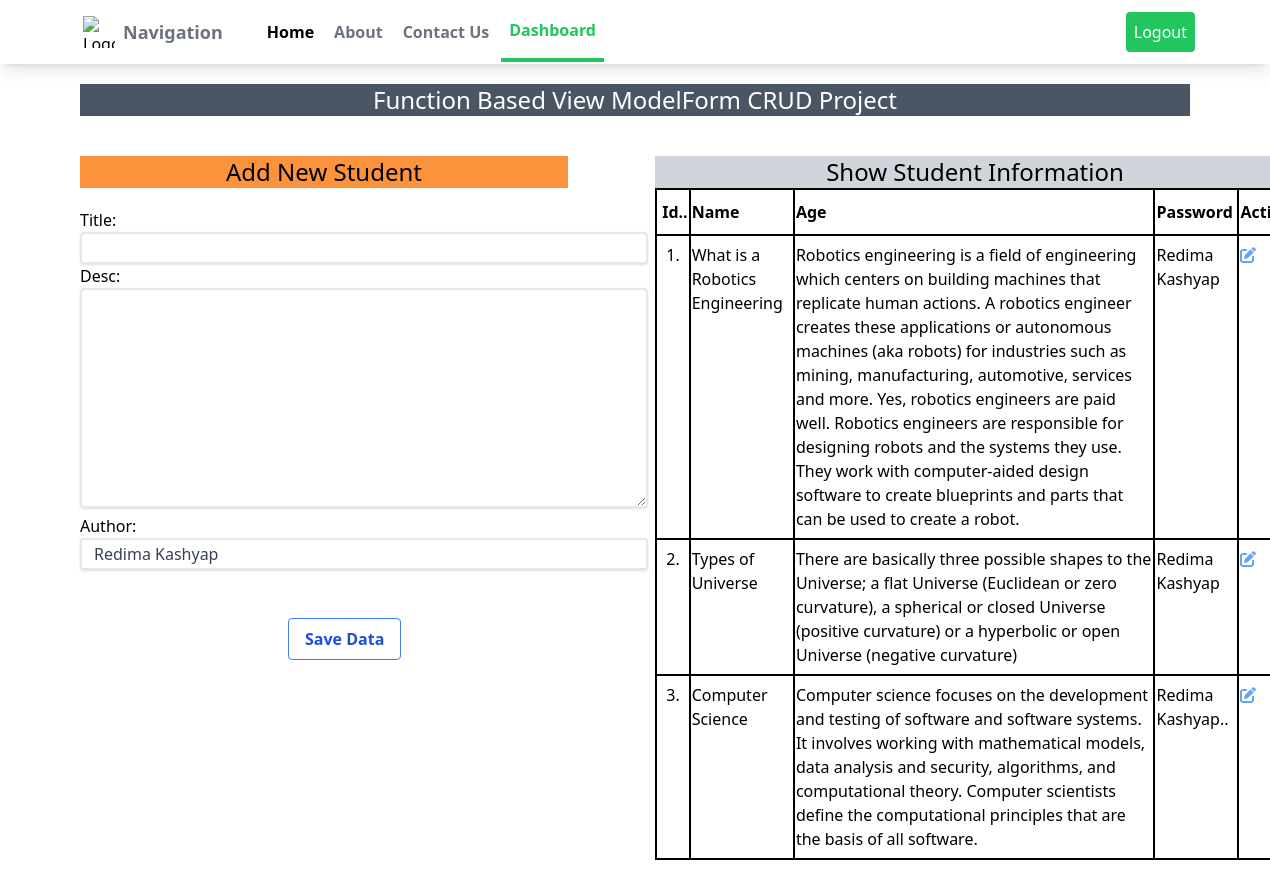
The page /dashboard/ (signed in) on the database its author committed.
### blog/models.py (models this page shows)
class Blogpost(models.Model):
    title = models.CharField(max_length=200)
    desc = models.TextField()
    author = models.CharField(max_length= 120, default="Redima Kashyap")

### blog/views.py (the view)
# urls.py: path("dashboard/", views.dashboard_page, name="dashboard"),
def dashboard_page(request):
    if request.user.is_authenticated:
        if request.method == "POST":
            forms = AuthorForm(request.POST)
            if forms.is_valid():
                utitle = forms.cleaned_data["title"]
                udesc = forms.cleaned_data["desc"]
                uauthor = forms.cleaned_data["author"]
                obj = Blogpost(title= utitle, desc = udesc, author= uauthor)
                obj.save()
                forms = AuthorForm()
        else:
            forms = AuthorForm()
        student_details = Blogpost.objects.all()
        return render(request, "blog/dashboard.html",{ "dashboard":"text-green-500 border-b-4 border-green-500","forms": forms, "student_details": student_details})
    else:
        return HttpResponseRedirect('/login/')

### blog/forms.py
class AuthorForm(forms.ModelForm):
    class Meta:
        model = Blogpost
        fields = ['title', "desc", "author"]
        widgets = {
            "title": forms.TextInput(attrs={"class":"border-2 border-solid border-gray-900 shadow appearance-none border rounded py-2 w-[35.5rem] h-[2rem] px-3 text-gray-700 leading-tight outline-2 outline-green-500"}),
            "desc": forms.Textarea(attrs={"class":"border-2 border-solid border-gray-900 shadow appearance-none border  rounded py-2 w-[35.5rem] h-[5rem] px-3 text-gray-700 leading-tight outline-2 outline-green-500"}),
            "author": forms.TextInput(attrs={"class":"border-2 border-solid border-gray-900 shadow appearance-none border rounded py-2 w-[35.5rem] h-[2rem] px-3 text-gray-700 leading-tight outline-2 outline-green-500"}),
        }

### blog/templates/blog/dashboard.html (shortened to what this page needs)
{% extends 'blog/main.html' %}
{% load static %}
{% block content %}
<h1 class="text-2xl bg-gray-600 text-white mx-20 mt-5 mb-2 text-center">Function Based View ModelForm CRUD Project</h1>
<div class="grid grid-cols-12 gap-10 m-10">
    <div class="h-[33rem] w-[40rem] col-span-6">
        <h2 class="text-2xl text-center bg-orange-400 ml-10 mr-[7rem]">Add New Student</h2>
            <form action="" method="post" class="mt-5 ml-10">
                {% for i in forms %}
                 <label for="{{i.if_for_label}}"> {{i.label}}:
                 </label><br>
                  {{i}} <br>
                {% endfor %}
                <br> <br>
<button type="submit" class=" bg-transparent hover:bg-blue-500 text-blue-700 font-semibold hover:text-white py-2 px-4 border border-blue-500 hover:border-transparent rounded ml-[13rem]">Save Data</button>
  </form>
    </div>
    <div class="w-[40rem] col-span-6">
      <h2 class='text-center text-2xl bg-gray-300'>Show Student Information</h2>
      <table class=''>
        <tr>
          <th class="mx-5">&nbsp;Id.. </th>
          <th class="mx-5">Name</th>
          <th class="mx-5">Age  </th>
          <th class="mx-5">Password </th>
          <th class="mx-5">Action</th>
        </tr>
        {% for j in student_details %}
        <tr>
          <td style="vertical-align:top;">&nbsp; {{forloop.counter}}. </td>
          <td style="vertical-align:top;">{{j.title}}</td>
          <td style="vertical-align:top;">{{j.desc}}</td>
          <td style="vertical-align:top;">{{j.author}}</td>
          <td style="vertical-align:top;"><a href="/edit/{{j.id}}" class=" text-blue-400 hover:text-blue-500"><i class="fa-solid fa-pen-to-square"></i></a>&nbsp; &nbsp;
            {% if perms.blog.delete_blog %}
          </td>
          {% endif %}
        </tr>
          {% endfor%}
        </table>
        <br>
        <br>
        <br>
      </div>
</div>
{% endblock content %}

### static/css/style.css (style rules this page uses)
html { line-height: 1.5; -webkit-text-size-adjust: 100%; -moz-tab-size: 4; -o-tab-size: 4; tab-size: 4; font-family: ui-sans-serif, system-ui, -apple-system, BlinkMacSystemFont, "Segoe UI", Roboto, "Helvetica Neue", Arial, "Noto Sans", sans-serif, "Apple Color Emoji", "Segoe UI Emoji", "Segoe UI Symbol", "Noto Color Emoji"; font-feature-settings: normal; }
body { margin: 0; line-height: inherit; }
h1, h2, h3, h4, h5, h6 { font-size: inherit; font-weight: inherit; }
a { color: inherit; text-decoration: inherit; }
table { text-indent: 0; border-color: inherit; border-collapse: collapse; }
button, input, optgroup, select, textarea { font-family: inherit; font-size: 100%; font-weight: inherit; line-height: inherit; color: inherit; margin: 0; padding: 0; }
button, select { text-transform: none; }
button, [type='button'], [type='reset'], [type='submit'] { -webkit-appearance: button; background-color: transparent; background-image: none; }
blockquote, dl, dd, h1, h2, h3, h4, h5, h6, hr, figure, p, pre { margin: 0; }
textarea { resize: vertical; }
input::placeholder, textarea::placeholder { opacity: 1; color: #9ca3af; }
button, [role="button"] { cursor: pointer; }
img, svg, video, canvas, audio, iframe, embed, object { display: block; vertical-align: middle; }
.col-span-6 { grid-column: span 6 / span 6; }
.m-10 { margin: 2.5rem; }
.mx-20 { margin-left: 5rem; margin-right: 5rem; }
.mx-5 { margin-left: 1.25rem; margin-right: 1.25rem; }
.mb-2 { margin-bottom: 0.5rem; }
.mt-5 { margin-top: 1.25rem; }
.ml-10 { margin-left: 2.5rem; }
.ml-\[13rem\] { margin-left: 13rem; }
.mr-\[7rem\] { margin-right: 7rem; }
.grid { display: grid; }
.h-\[2rem\] { height: 2rem; }
.h-\[33rem\] { height: 33rem; }
.w-\[35\.5rem\] { width: 35.5rem; }
.w-\[40rem\] { width: 40rem; }
.appearance-none { -webkit-appearance: none; -moz-appearance: none; appearance: none; }
.grid-cols-12 { grid-template-columns: repeat(12, minmax(0, 1fr)); }
.gap-10 { gap: 2.5rem; }
.rounded { border-radius: 0.25rem; }
.border { border-width: 1px; }
.border-2 { border-width: 2px; }
.border-solid { border-style: solid; }
.border-blue-500 { --tw-border-opacity: 1; border-color: rgb(59 130 246 / var(--tw-border-opacity)); }
.bg-gray-300 { --tw-bg-opacity: 1; background-color: rgb(209 213 219 / var(--tw-bg-opacity)); }
.bg-gray-600 { --tw-bg-opacity: 1; background-color: rgb(75 85 99 / var(--tw-bg-opacity)); }
.bg-transparent { background-color: transparent; }
.bg-orange-400 { --tw-bg-opacity: 1; background-color: rgb(251 146 60 / var(--tw-bg-opacity)); }
.px-3 { padding-left: 0.75rem; padding-right: 0.75rem; }
.px-4 { padding-left: 1rem; padding-right: 1rem; }
.py-2 { padding-top: 0.5rem; padding-bottom: 0.5rem; }
.text-center { text-align: center; }
.text-2xl { font-size: 1.5rem; line-height: 2rem; }
.font-semibold { font-weight: 600; }
.leading-tight { line-height: 1.25; }
.text-white { --tw-text-opacity: 1; color: rgb(255 255 255 / var(--tw-text-opacity)); }
.text-gray-700 { --tw-text-opacity: 1; color: rgb(55 65 81 / var(--tw-text-opacity)); }
.text-blue-700 { --tw-text-opacity: 1; color: rgb(29 78 216 / var(--tw-text-opacity)); }
.text-blue-400 { --tw-text-opacity: 1; color: rgb(96 165 250 / var(--tw-text-opacity)); }
.shadow { --tw-shadow: 0 1px 3px 0 rgb(0 0 0 / 0.1), 0 1px 2px -1px rgb(0 0 0 / 0.1); --tw-shadow-colored: 0 1px 3px 0 var(--tw-shadow-color), 0 1px 2px -1px var(--tw-shadow-color); box-shadow: var(--tw-ring-offset-shadow, 0 0 #0000), var(--tw-ring-shadow, 0 0 #0000), var(--tw-shadow); }
.outline-2 { outline-width: 2px; }
.outline-green-500 { outline-color: #22c55e; }

### blog/templates/blog/main.html (style rules this page uses)
tabel, th, tr, td { border: 2px solid black; border-collapse: collapse; }
th { text-align: start; padding-top: 10px; padding-bottom: 10px; }
td { text-align: start; padding-top: 7px; padding-bottom: 7px; }

### rows shown on the page
Blogpost: title "What is a Robotics Engineering", desc "Robotics engineering is a field of engineering which centers on building machines that replicate human actions. A robotics engineer creates these applications or autonomous machines (aka robots) for industries such as mining, manufacturing, automotive, services and more. Yes, robotics engineers are paid well. Robotics engineers are responsible for designing robots and the systems they use. They work with computer-aided design software to create blueprints and parts that can be used to create a robot.", author "Redima Kashyap"
Blogpost: title "Types of Universe", desc "There are basically three possible shapes to the Universe; a flat Universe (Euclidean or zero curvature), a spherical or closed Universe (positive curvature) or a hyperbolic or open Universe (negative curvature)", author "Redima Kashyap"
Blogpost: title "Computer Science", desc "Computer science focuses on the development and testing of software and software systems. It involves working with mathematical models, data analysis and security, algorithms, and computational theory. Computer scientists define the computational principles that are the basis of all software.", author "Redima Kashyap.."

### other values the page prints
{{ i.label }} "Title" "Desc" "Author"
